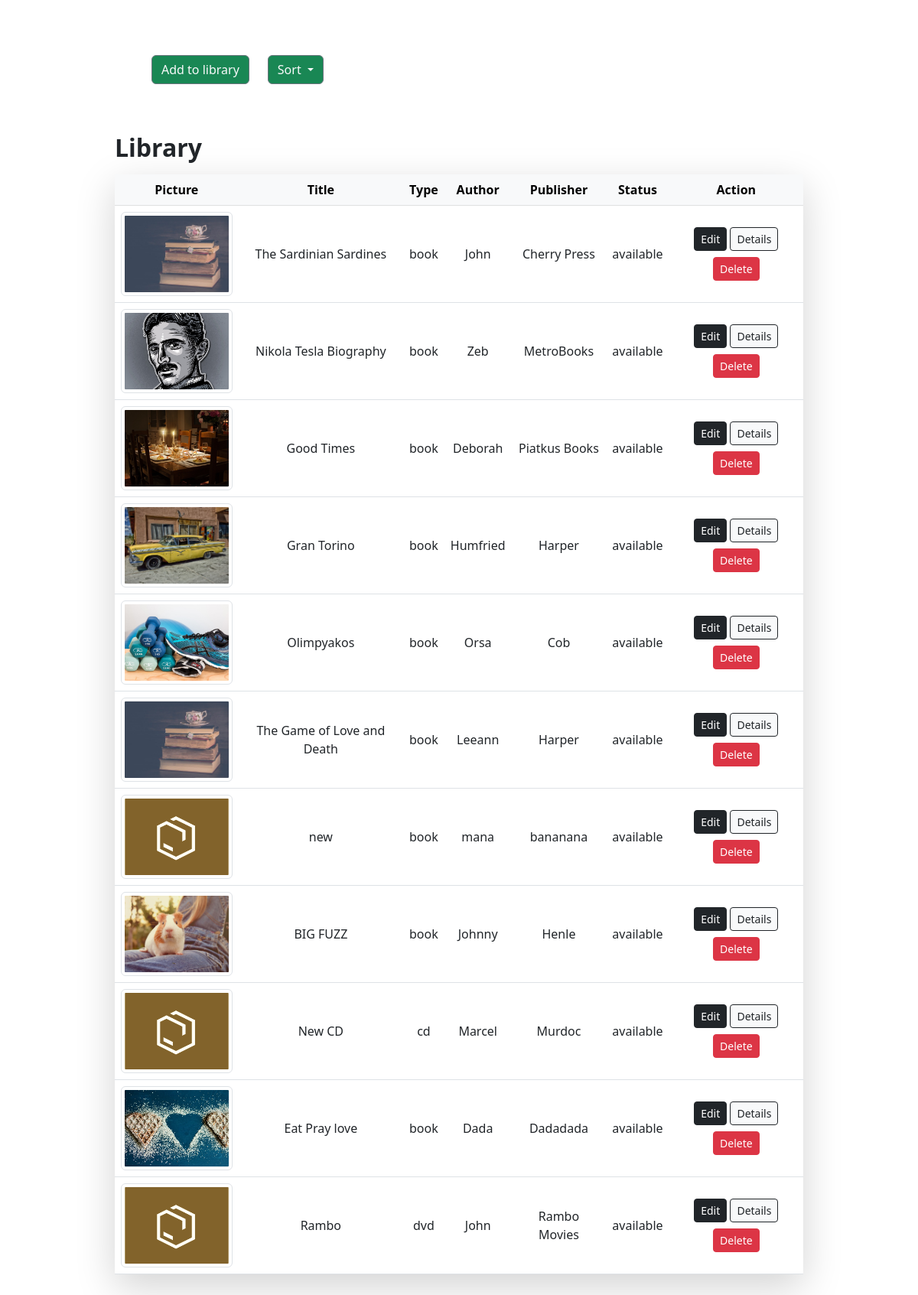
The page / on the database its author committed.
### tables this page shows
CREATE TABLE `library` (
  `id` int(11) NOT NULL,
  `title` varchar(50) NOT NULL,
  `pic` varchar(100) NOT NULL,
  `isbncode` int(20) NOT NULL,
  `short_description` varchar(255) NOT NULL,
  `type` enum('book','cd','dvd') DEFAULT NULL,
  `author_first_name` varchar(50) NOT NULL,
  `author_last_name` varchar(50) NOT NULL,
  `publisher_name` varchar(50) NOT NULL,
  `publisher_address` varchar(100) NOT NULL,
  `publish_date` datetime NOT NULL,
  `status` enum('available','reserved') DEFAULT NULL
);

### index.php (the view, shortened to what this page needs)
<?php
require_once './actions/db_connect.php';
$sql = "SELECT * FROM library";
$result = mysqli_query($connect, $sql);
$tbody = '';
if (mysqli_num_rows($result) > 0) {
    while ($row = mysqli_fetch_array($result, MYSQLI_ASSOC)) {
        $tbody .= "
        <tbody>
        <tr>
            <td class='text-center'><img class='img-thumbnail' src='pic/" . $row['pic'] . "'</td>
            <td class='text-center'>" . $row['title'] . "</td>
            <td class='text-center'>" . $row['type'] . "</td>
            <td class='text-center'>" . $row['author_first_name'] . "</td>
            <td class='text-center'>" . $row['publisher_name'] . "</td>
            <td class='text-center'>" . $row['status'] . "</td>
            <td class='text-center'><a href='update.php?id=" . $row['id'] . "'><button class='btn btn-dark btn-sm mb-2' type='button'>Edit</button></a>
            <a href='details.php?id=" . $row['id'] . "'><button class='btn btn-light btn-outline-dark btn-sm mb-2' type='button'>Details</button></a>
            <a href='delete.php?id=" . $row['id'] . "'><button class='btn btn-danger btn-sm' type='button'>Delete</button></a>
            </td>
        </tr>
    </tbody>
    ";
    }
} else {
    $tbody = "<tr><td colspan='7'><center>No Data Available </center></td></tr>";
}
?>
<!DOCTYPE html>
<html lang="en">
<head>
    <?php require_once 'components/boot.php' ?>
</head>
<body>
    <div class="manageProduct w-75 mt-4">
        <div class="container p-5">
            <div class='row'>
                <div class='mb-3 col-auto mr-auto'>
                    <a href="create.php"><button class='btn btn-success btn-outline-secondary text-light' type="button">Add to library</button></a>
                </div>
                <div class="dropdown col-auto">
                    <button class="btn btn-success btn-outline-secondary text-light dropdown-toggle" type="button" id="dropdownMenuButton1"
                        data-bs-toggle="dropdown" aria-expanded="false">
                        Sort
                    </button>
                </div>
            </div>
        </div>
        <p class='h2 fw-bold mb-3'>Library</p>
        <table class='table table-hover shadow-lg p-3 mb-5'>
            <thead class='table-light'>
                <tr>
                    <th scope="col">Picture</th>
                    <th scope="col">Title</th>
                    <th scope="col">Type</th>
                    <th scope="col">Author</th>
                    <th scope="col">Publisher</th>
                    <th scope="col">Status</th>
                    <th scope="col">Action</th>
                </tr>
            </thead>
            <tbody>
                <?= $tbody; ?>
            </tbody>
        </table>
    </div>
</body>
</html>

### components/boot.php (shortened to what this page needs)
<link href="https://cdn.jsdelivr.net/npm/bootstrap@5.2.2/dist/css/bootstrap.min.css" rel="stylesheet"
>

### index.php (style rules this page uses)
.manageProduct { margin: auto; }
.img-thumbnail { width: 160px !important; height: 110px !important; object-fit: cover; }
td { text-align: left; vertical-align: middle; }
tr { text-align: center; }

### rows shown on the page
library: pic (picture), title "The Sardinian Sardines", type "book", author_first_name "John", publisher_name "Cherry Press", status "available"
library: pic (picture), title "Nikola Tesla Biography", type "book", author_first_name "Zeb", publisher_name "MetroBooks", status "available"
library: pic (picture), title "Good Times", type "book", author_first_name "Deborah", publisher_name "Piatkus Books", status "available"
library: pic (picture), title "Gran Torino", type "book", author_first_name "Humfried", publisher_name "Harper", status "available"
library: pic (picture), title "Olimpyakos", type "book", author_first_name "Orsa", publisher_name "Cob", status "available"
library: pic (picture), title "The Game of Love and Death", type "book", author_first_name "Leeann", publisher_name "Harper", status "available"
library: pic (picture), title "new", type "book", author_first_name "mana", publisher_name "bananana", status "available"
library: pic (picture), title "BIG FUZZ", type "book", author_first_name "Johnny", publisher_name "Henle", status "available"
library: pic (picture), title "New CD", type "cd", author_first_name "Marcel", publisher_name "Murdoc", status "available"
library: pic (picture), title "Eat Pray love", type "book", author_first_name "Dada", publisher_name "Dadadada", status "available"
library: pic (picture), title "Rambo", type "dvd", author_first_name "John", publisher_name "Rambo Movies", status "available"
